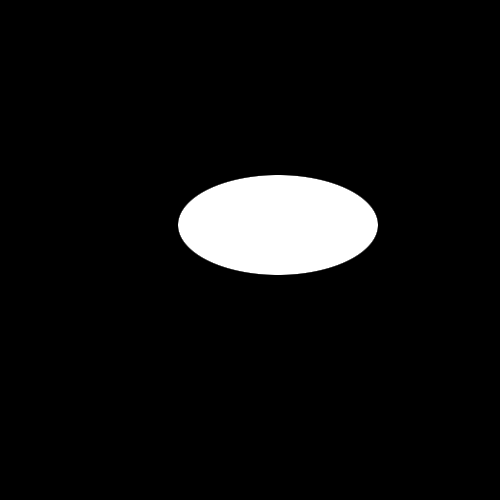
#> input picture image_1_2.png, 500 x 500 px
$ python main.py
#> lines starting #> are read from the running program, lines starting #| are printed output that depends on the picture
# Центр контура https://www.geeksforgeeks.org/python-opencv-find-center-of-contour/

import cv2 as cv
import time
import numpy as np
from math import sqrt, pi, sin, cos, atan2

def Affine(IMage, name):
#> called with name = 'image_1'
    print(f"\n{name}:")
    # Порог изображения https://docs.opencv.org/4.x/d7/d4d/tutorial_py_thresholding.html
    ret, thresh = cv.threshold(IMage, 0, 255, cv.THRESH_TOZERO)
#> thresh is the input picture: shape (500, 500); min 0, max 255, mean 16

    M = cv.moments(thresh)
#> M = moments, m00 3988188, centre m10/m00, m01/m00 = (277.5, 224.5)
    xc = int(M['m10'] / M['m00'])
#> xc = 277
    yc = int(M['m01'] / M['m00'])
#> yc = 224
    print(f"x: {xc} y: {yc}")
#| x: 277 y: 224

    w, h = IMage.shape[::-1]
#> w = 500; h = 500
    B, C, D = np.float64(0), np.float64(0), np.float64(0)
    for y, line in enumerate(IMage):
        for x, T in enumerate(line):
            if T != 0:
                B += T * ((x - xc) ** 2 - (y - yc) ** 2)
                C += T * 2 * (x - xc)*(y - yc)
                D += T * ((x - xc) ** 2 + (y - yc) ** 2)
#> after the loop, B = 7.46e+09; C = 2038164; D = 1.24e+10
    # Alt 0181
    µ = sqrt((D + sqrt(C ** 2 + B ** 2)) / (D - sqrt(C ** 2 + B ** 2)))
#> μ = 2

    teta = 0.5 * atan2(C, B) + pi
#> teta = 3.14

    print("Направление (teta) сжатия изображения:  " + str("{0:.2f}".format(teta)))
#| Направление (teta) сжатия изображения:  3.14
    print("Величина (µ) сжатия изображения: " + str("{0:.3f}".format(µ)))
#| Величина (µ) сжатия изображения: 2.001

    cIM = np.zeros((w, h), dtype='uint8')
    Mdivisible, Mdivider = 0, 0
    for y, line in enumerate(IMage):
        for x, T in enumerate(line):
            if T != 0:
                xPlus, yPlus = (
                (1 / µ) * ((x - xc) * cos(-teta) - (y - yc) * sin(-teta))
                        * cos(teta) - ((x-xc) * sin(-teta) + (y-yc) * cos(-teta)) * sin(teta) ),(

                (1 / µ) * ((x - xc) * cos(-teta) - (y - yc) * sin(-teta))
                        * sin(teta) + ((x-xc) * sin(-teta) + (y-yc) * cos(-teta)) * cos(teta) )

                xZv, yZv = int(xPlus - xc), int(yPlus - yc)

                cIM[xZv][yZv] = T

                Mdivisible += T * sqrt(xPlus ** 2 + yPlus ** 2)
                Mdivider += T
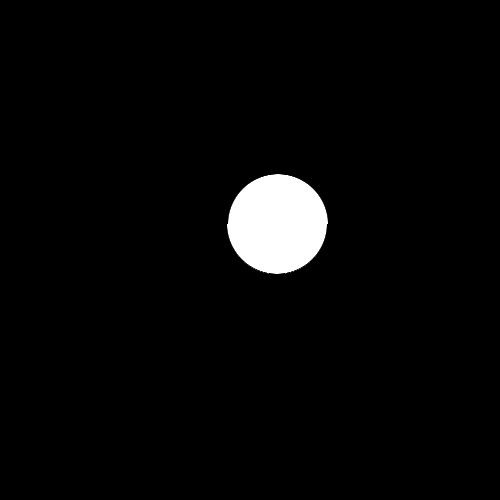
#> cIM: shape (500, 500); min 0, max 255, mean 7.9
#> after the loop, Mdivider = 3988188; Mdivisible = 132626325.7
    # эталонное положение
    K = 10
    # коэффициент равномерного масштабирования изображения
    M = Mdivisible / (K * Mdivider)
#> M = 3.33
    scale = 1 / M
#> scale = 0.301
    print("Коэф. равномерного масшт. изображения (M): " + str("{0:.3f}".format(M)))
#| Коэф. равномерного масшт. изображения (M): 3.325

    center = (w / 2, h / 2)
#> center = (250, 250)

    matrix = cv.getRotationMatrix2D(center, 0, scale)
#> matrix = [[0.301, 0, 174.8], [0, 0.301, 174.8]]
    normaledIm1 = cv.warpAffine(cIM, matrix, (w, h))
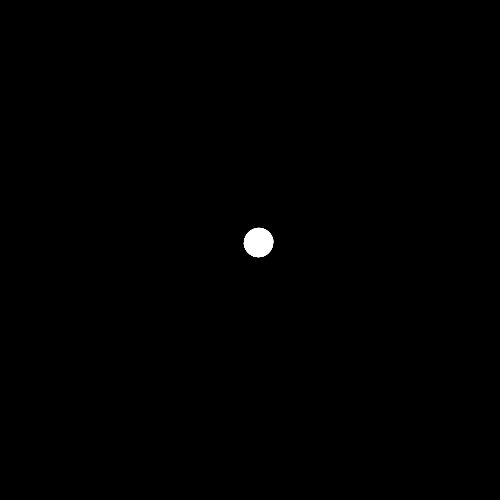
#> normaledIm1: shape (500, 500); min 0, max 255, mean 0.7
    #translation https://subscription.packtpub.com/book/application-development/9781785283932/1/ch01lvl1sec11/image-translation
    xTran, yTran = centering(normaledIm1)
    translation_matrix = np.float32([[1, 0, xTran], [0, 1, yTran]])
    normaledIm = cv.warpAffine(normaledIm1, translation_matrix, (w, h))

    cv.imwrite("Result\\normaled_" + name + ".png", normaledIm)

def centering(IMage):
    ret, thresh = cv.threshold(IMage, 0, 255, cv.THRESH_TOZERO)

    M = cv.moments(thresh)
#> M = moments, m00 179182, centre m10/m00, m01/m00 = (258.1, 242.1)
    xcen, ycen = int(M['m10'] / M['m00']), int(M['m01'] / M['m00'])
#> xcen = 258; ycen = 242
    w, h = IMage.shape[::-1]
#> w = 500; h = 500
    yIMcen, xIMcen = w/2, h/2
#> yIMcen = 250; xIMcen = 250

    xFind, yFind = xIMcen - xcen,yIMcen - ycen
#> xFind = -8; yFind = 8
    print("sizewh" + str(xFind) + "    " + str(yFind))
#| sizewh-8.0    8.0
    return xFind, yFind


if __name__ == '__main__':

    start_time = time.time()

    Affine(cv.imread("image_1_2.png", cv.IMREAD_GRAYSCALE), "image_1")
#> in Affine, `xTran, yTran = centering(normaledIm1)`: xTran = -8; yTran = 8
#> in Affine, `translation_matrix = np.float32([[1, 0, xTran], [0, 1, yTran]])`: translation_matrix = [[1, 0, -8], [0, 1, 8]]
    Affine(cv.imread("image_2_2.png", cv.IMREAD_GRAYSCALE), "image_2")
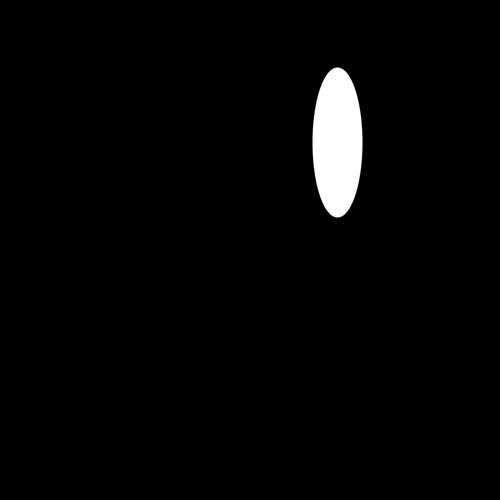
#> input picture image_2_2.png, 500 x 500 px
#> in Affine, thresh is the input picture: shape (500, 500); min 0, max 255, mean 6
#| x: 337 y: 142
#| Направление (teta) сжатия изображения:  4.71
#| Величина (µ) сжатия изображения: 2.998
#| Коэф. равномерного масшт. изображения (M): 1.668
#| sizewh-64.0    53.0
    Affine(cv.imread("image_3_2.png", cv.IMREAD_GRAYSCALE), "image_3")
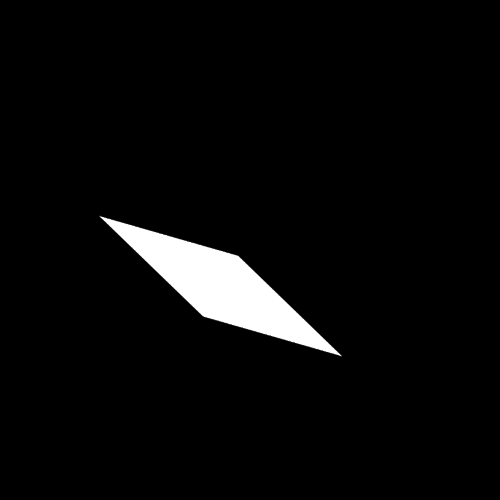
#> input picture image_3_2.png, 500 x 500 px
#> in Affine, thresh is the input picture: shape (500, 500); min 0, max 255, mean 10
#| x: 220 y: 285
#| Направление (teta) сжатия изображения:  3.67
#| Величина (µ) сжатия изображения: 3.998
#| Коэф. равномерного масшт. изображения (M): 1.898
#| sizewh19.0    -15.0

    print("--- Время работы: %s ---" % (time.time() - start_time))
